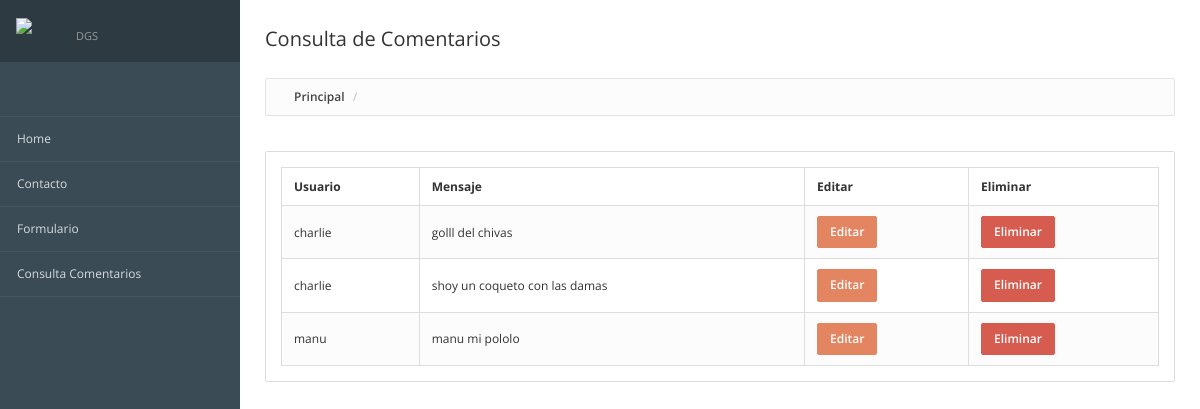
Page /consultaContacto/ on the earlier database version.
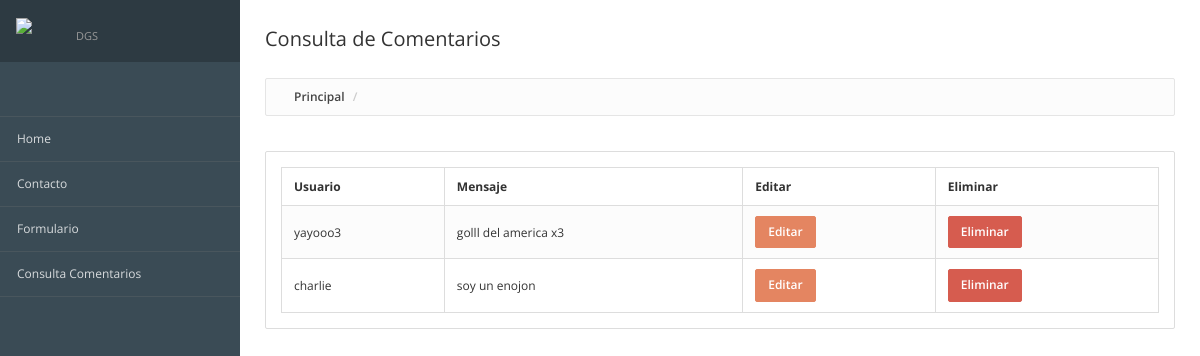
Same page on the later database version.
### registros/models.py (models this page shows, shortened)
class ComentarioContacto(models.Model):
    id = models.AutoField(primary_key=True, verbose_name="Clave")
    usuario = models.TextField(verbose_name="Usuario")
    mensaje = models.TextField(verbose_name="Comentario")
    created = models.DateTimeField(
        auto_now_add=True,
        verbose_name="Registrado"
    )
    class Meta:
        verbose_name = "Comentario Contacto"
        verbose_name_plural = "Comentarios Contactos"
        ordering = ["-created"]

### registros/views.py (the view)
def consultaContacto(request):
    comentarios = ComentarioContacto.objects.all()
    return render(
        request,
        "registros/consultaContacto.html",
        {
            "comentarios": comentarios
        }
    )

### registros/templates/registros/consultaContacto.html (shortened to what this page needs)
{% extends "inicio/encabezado.html" %}
{% load static %}
{% block encabezado_pagina %}
<div class="page-header">
    <div class="page-title">
        <h3>Consulta de Comentarios</h3>
    </div>
</div>
{% endblock %}
{% block contenido %}
<div class="panel panel-default">
    <div class="panel-body">
        <table class="table table-bordered table-striped">
            <thead>
                <tr>
                    <th>Usuario</th>
                    <th>Mensaje</th>
                    <th>Editar</th>
                    <th>Eliminar</th>
                </tr>
            </thead>
            <tbody>
                {% for comentario in comentarios %}
                <tr>
                    <td>{{ comentario.usuario }}</td>
                    <td>{{ comentario.mensaje }}</td>
                    <td>
                        <a href="{% url 'ConsultaIndividual' comentario.id %}" class="btn btn-warning btn-sm">
                            Editar
                        </a>
                    </td>
                    <td>
                        <a href="{% url 'Eliminar' comentario.id %}" class="btn btn-danger btn-sm">
                            Eliminar
                        </a>
                    </td>
                </tr>
                {% empty %}
                <tr>
                    <td colspan="4" class="text-center">
                        No existen comentarios registrados.
                    </td>
                </tr>
                {% endfor %}
            </tbody>
        </table>
    </div>
</div>
{% endblock %}

Differences in the rows shown:
removed ComentarioContacto: usuario "manu", mensaje "manu mi pololo"
changed ComentarioContacto: usuario "charlie" → "yayooo3"; mensaje "golll del chivas" → "golll del america x3"
changed ComentarioContacto "charlie": mensaje "shoy un coqueto con las damas" → "soy un enojon"
